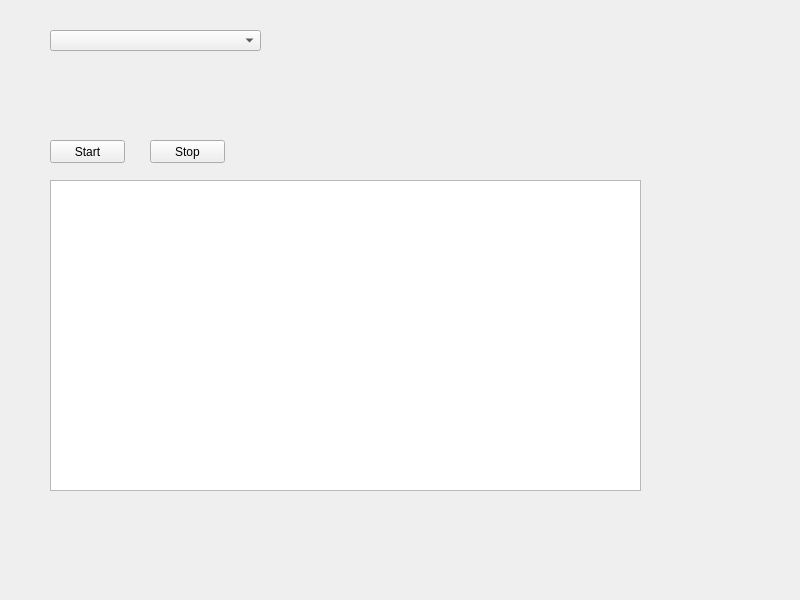
<?xml version="1.0" encoding="UTF-8"?>
<ui version="4.0">
 <class>Widget</class>
 <widget class="QWidget" name="Widget">
  <property name="geometry">
   <rect>
    <x>0</x>
    <y>0</y>
    <width>800</width>
    <height>600</height>
   </rect>
  </property>
  <property name="windowTitle">
   <string>Widget</string>
  </property>
  <widget class="QComboBox" name="audioListCombox">
   <property name="geometry">
    <rect>
     <x>50</x>
     <y>30</y>
     <width>211</width>
     <height>21</height>
    </rect>
   </property>
  </widget>
  <widget class="QPushButton" name="startButton">
   <property name="geometry">
    <rect>
     <x>50</x>
     <y>140</y>
     <width>75</width>
     <height>23</height>
    </rect>
   </property>
   <property name="text">
    <string>Start</string>
   </property>
  </widget>
  <widget class="QTableView" name="tableView">
   <property name="geometry">
    <rect>
     <x>50</x>
     <y>180</y>
     <width>591</width>
     <height>311</height>
    </rect>
   </property>
  </widget>
  <widget class="QPushButton" name="stopButton">
   <property name="geometry">
    <rect>
     <x>150</x>
     <y>140</y>
     <width>75</width>
     <height>23</height>
    </rect>
   </property>
   <property name="text">
    <string>Stop</string>
   </property>
  </widget>
 </widget>
 <resources/>
 <connections/>
</ui>
